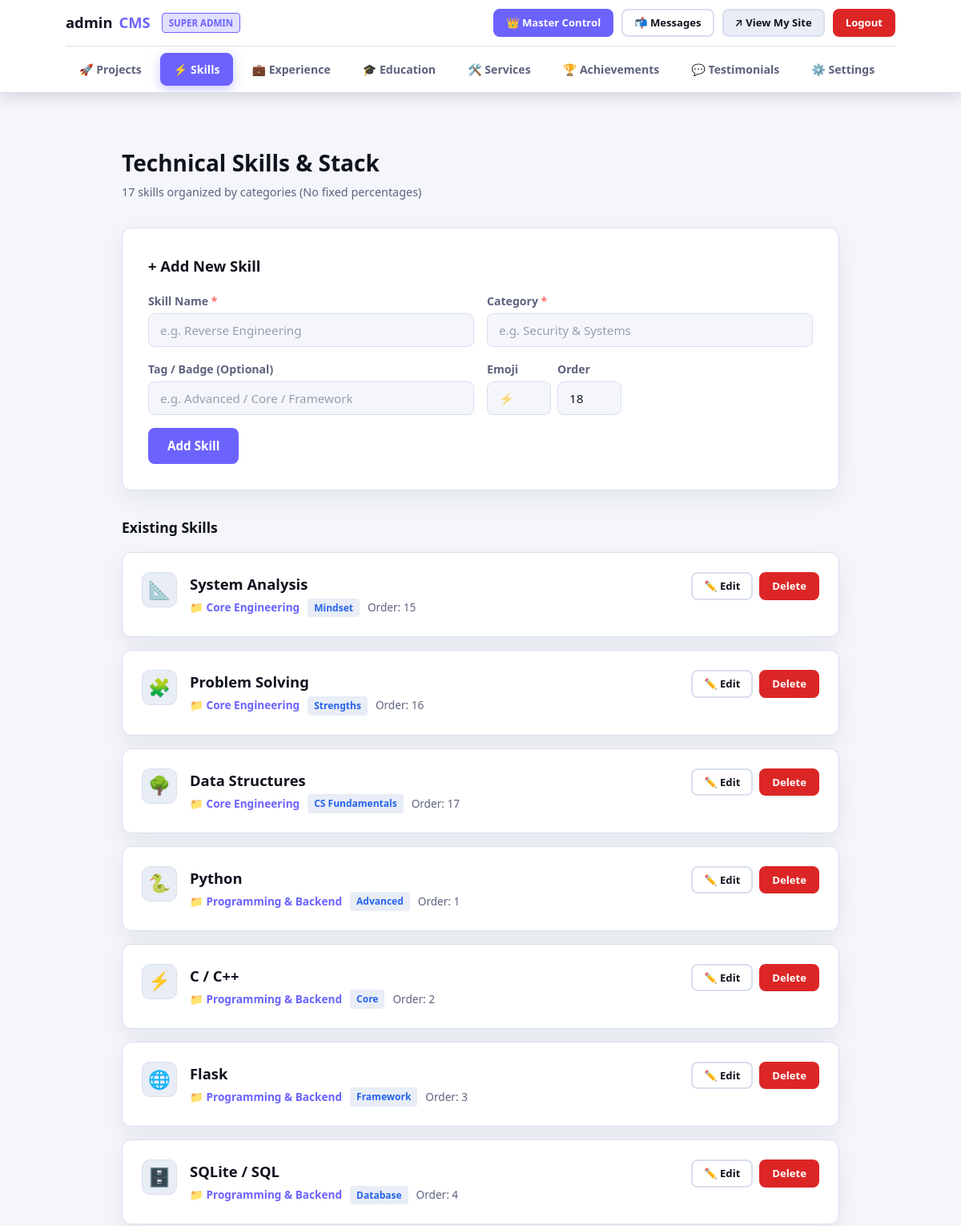
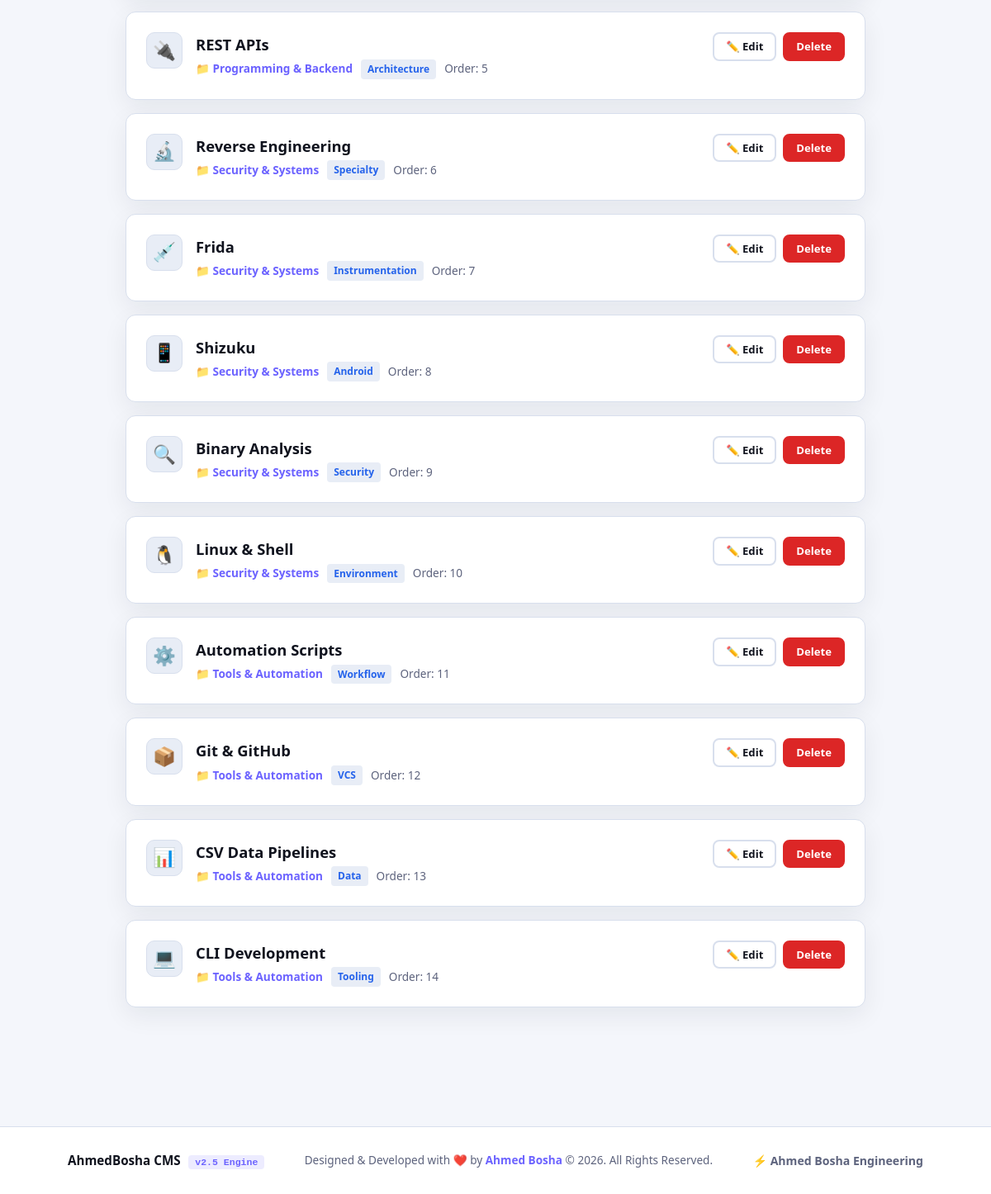
Page /admin/skills (signed in) on the committed database (2 pictures, top to bottom).
### tables this page shows
CREATE TABLE "site_settings" (
                id              INTEGER PRIMARY KEY AUTOINCREMENT,
                user_id         INTEGER DEFAULT 1,
                name            TEXT    DEFAULT 'Ahmed Bosha',
                logo_text       TEXT    DEFAULT 'AhmedBosha',
                site_title      TEXT    DEFAULT 'Ahmed Bosha — Engineering & Software Portfolio',
                greeting        TEXT    DEFAULT 'Hi, I''m',
                tagline         TEXT    DEFAULT 'Engineering Student & Software Developer',
                typing_texts    TEXT    DEFAULT 'Engineering Student,Software Developer,Problem Solver,Automation Enthusiast',
                bio             TEXT    DEFAULT 'Class of 2029. Passionate about automation, system analysis, and reverse engineering. I build tools that turn complex workflows into clean, efficient solutions.',
                footer_text     TEXT    DEFAULT '© 2026 Ahmed Bosha',
                profile_photo   TEXT,
                email           TEXT    DEFAULT 'ahmedbosha2566@gmail.com',
                github_url      TEXT    DEFAULT 'https://github.com/AhmedBosha',
                linkedin_url    TEXT,
                twitter_url     TEXT,
                resume_url      TEXT,
                color_primary   TEXT    DEFAULT '#6c63ff',
                color_accent    TEXT    DEFAULT '#ff6b6b',
                color_bg        TEXT    DEFAULT '#0c0c12',
                color_surface   TEXT    DEFAULT '#161622',
                color_text      TEXT    DEFAULT '#f0f0f8',
                admin_user      TEXT    DEFAULT 'admin',
                admin_pass_hash TEXT,
                theme_name      TEXT    DEFAULT 'default'
            );

CREATE TABLE skills (
            id          INTEGER PRIMARY KEY AUTOINCREMENT,
            name        TEXT    NOT NULL,
            category    TEXT    NOT NULL DEFAULT 'Programming & Backend',
            level_tag   TEXT,
            icon        TEXT,
            sort_order  INTEGER DEFAULT 0
        , user_id INTEGER DEFAULT 1);

### app.py (the view)
@app.route("/admin/skills")
@login_required
def admin_skills():
    user_id = session.get("user_id", 1)
    db = get_db()
    skills = db.execute("SELECT * FROM skills WHERE user_id = ? ORDER BY category ASC, sort_order ASC, id ASC", (user_id,)).fetchall()
    return render_template("admin/skills.html", skills=skills)

### app.py (called while the page is built)
def get_db():
    if "db" not in g:
        g.db = sqlite3.connect(DATABASE, timeout=15.0)
        g.db.row_factory = sqlite3.Row
        g.db.execute("PRAGMA foreign_keys = ON")
        try:
            g.db.execute("PRAGMA journal_mode = WAL")
            g.db.execute("PRAGMA busy_timeout = 5000")
        except Exception:
            pass
    return g.db

def get_settings(user_id=None, db=None):
    if db is None:
        db = get_db()
    if user_id is None:
        user_id = session.get("user_id", 1)
    s = db.execute("SELECT * FROM site_settings WHERE user_id = ?", (user_id,)).fetchone()
    if not s:
        s = db.execute("SELECT * FROM site_settings WHERE user_id = 1 OR id = 1").fetchone()
    return s

@app.context_processor
def inject_globals():
    try:
        user_id = session.get("user_id", 1)
        db = get_db()
        settings = get_settings(user_id=user_id, db=db)
        master_settings = get_settings(user_id=1, db=db)
        unread = db.execute(
            "SELECT COUNT(*) FROM messages WHERE user_id = ? AND is_read = 0", (user_id,)
        ).fetchone()[0]
    except Exception:
        settings = None
        master_settings = None
        unread = 0
    return dict(settings=settings, master_settings=master_settings, unread_count=unread)

def login_required(view):
    @functools.wraps(view)
    def wrapped(**kwargs):
        if not session.get("user_id") and not session.get("admin_logged_in"):
            flash("Please log in to access the dashboard.", "warning")
            return redirect(url_for("admin_login"))
        return view(**kwargs)
    return wrapped

### templates/admin/skills.html (shortened to what this page needs)
{% extends "base.html" %}
{% block body %}
{% set active_tab = 'skills' %}
{% include "admin/nav.html" %}
<main class="admin-main">
    <div class="container" style="max-width:960px;">
        <div class="admin-header">
            <div>
                <h1 class="admin-header__title">Technical Skills &amp; Stack</h1>
                <p class="admin-header__subtitle">{{ skills | length }} skill{{ 's' if skills | length != 1 }} organized by categories (No fixed percentages)</p>
            </div>
        </div>
        <div class="form-card" style="margin-bottom: var(--space-lg);">
            <h3 style="margin-bottom: var(--space-md); font-size: 1.15rem; font-weight: 700;">+ Add New Skill</h3>
            <form method="POST" action="{{ url_for('admin_add_skill') }}">
                <div class="form-row">
                    <div class="form-group" style="flex: 2;">
                        <label class="form-label" for="add_name">Skill Name <span class="required">*</span></label>
                        <input class="form-input" type="text" id="add_name" name="name" placeholder="e.g. Reverse Engineering" required>
                    </div>
                    <div class="form-group" style="flex: 2;">
                        <label class="form-label" for="add_category">Category <span class="required">*</span></label>
                        <input class="form-input" type="text" id="add_category" name="category" placeholder="e.g. Security &amp; Systems" list="category_suggestions" required>
                    </div>
                </div>
                <div class="form-row">
                    <div class="form-group">
                        <label class="form-label" for="add_tag">Tag / Badge (Optional)</label>
                        <input class="form-input" type="text" id="add_tag" name="level_tag" placeholder="e.g. Advanced / Core / Framework">
                    </div>
                    <div class="form-group" style="display: grid; grid-template-columns: 80px 80px; gap: 8px;">
                        <div>
                            <label class="form-label" for="add_icon">Emoji</label>
                            <input class="form-input" type="text" id="add_icon" name="icon" placeholder="⚡">
                        </div>
                        <div>
                            <label class="form-label" for="add_order">Order</label>
                            <input class="form-input" type="number" id="add_order" name="sort_order" value="{{ (skills | length) + 1 }}">
                        </div>
                    </div>
                </div>
                <button type="submit" class="btn btn--primary">Add Skill</button>
            </form>
        </div>
        {% if skills %}
            <h3 style="margin-bottom: var(--space-md); font-size: 1.1rem; font-weight: 700;">Existing Skills</h3>
            {% for skill in skills %}
            <div class="admin-item-card" id="card-skill-{{ skill.id }}">
                <div class="admin-item-card__header">
                    <div class="admin-item-card__info">
                        <div class="admin-item-card__icon">{{ skill.icon or '⚡' }}</div>
                        <div>
                            <h4 class="admin-item-card__title">{{ skill.name }}</h4>
                            <div class="admin-item-card__meta">
                                <span>📁 {{ skill.category }}</span>
                                {% if skill.level_tag %}<span class="link-badge link-badge--blue">{{ skill.level_tag }}</span>{% endif %}
                                <span class="admin-item-card__meta-tag">Order: {{ skill.sort_order }}</span>
                            </div>
                        </div>
                    </div>
                    <div class="admin-item-card__actions">
                        <button type="button" class="btn btn--sm btn--outline" onclick="toggleEdit('edit-skill-{{ skill.id }}')">
                            ✏️ Edit
                        </button>
                        <form method="POST" action="{{ url_for('admin_delete_skill', skill_id=skill.id) }}"
                              style="display:inline;" onsubmit="return confirm('Delete skill &quot;{{ skill.name }}&quot;?');">
                            <button type="submit" class="btn btn--sm btn--danger">Delete</button>
                        </form>
                    </div>
                </div>
            </div>
            {% endfor %}
        {% else %}
        <div class="empty-state">
            <p>No skills added yet. Add your skills above!</p>
        </div>
        {% endif %}
    </div>
</main>
{% include "admin/footer.html" %}
{% endblock %}

### templates/admin/nav.html (shortened to what this page needs)
<nav class="admin-nav">
    <div class="container">
        <div class="admin-nav__top">
            <a href="{{ url_for('admin_dashboard') }}" class="admin-nav__logo">
                {{ session.get('username', 'Portfolio') }}<span class="accent">CMS</span>
                {% if session.get('role') == 'admin' %}
                <span style="font-size: 0.72rem; font-weight: 700; padding: 2px 8px; border-radius: 4px; background: rgba(108, 99, 255, 0.2); color: var(--clr-primary); border: 1px solid var(--clr-primary); margin-left: 6px;">SUPER ADMIN</span>
                {% endif %}
            </a>
            <div class="admin-nav__top-actions">
                {% if session.get('role') == 'admin' %}
                <a href="{{ url_for('super_admin_dashboard') }}" class="btn btn--sm btn--primary">
                    👑 Master Control
                </a>
                {% endif %}
                <a href="{{ url_for('admin_messages') }}" class="btn btn--sm {% if active_tab == 'messages' %}btn--primary{% else %}btn--outline{% endif %}">
                    📬 Messages{% if unread_count %}<span class="badge">{{ unread_count }}</span>{% endif %}
                </a>
                <a href="{% if session.get('username') and session.get('username') != 'admin' %}{{ url_for('user_portfolio', username=session.get('username')) }}{% else %}{{ url_for('index') }}{% endif %}" target="_blank" rel="noopener" class="btn btn--sm btn--dark" title="View Public Portfolio">
                    ↗ View My Site
                </a>
                <a href="{{ url_for('admin_logout') }}" class="btn btn--sm btn--danger" title="Logout">
                    Logout
                </a>
            </div>
        </div>
        <div class="admin-tabs">
            <a href="{{ url_for('admin_dashboard') }}" class="admin-tab {% if active_tab == 'projects' %}active{% endif %}">
                🚀 Projects
            </a>
            <a href="{{ url_for('admin_skills') }}" class="admin-tab {% if active_tab == 'skills' %}active{% endif %}">
                ⚡ Skills
            </a>
            <a href="{{ url_for('admin_experience') }}" class="admin-tab {% if active_tab == 'experience' %}active{% endif %}">
                💼 Experience
            </a>
            <a href="{{ url_for('admin_education') }}" class="admin-tab {% if active_tab == 'education' %}active{% endif %}">
                🎓 Education
            </a>
            <a href="{{ url_for('admin_services') }}" class="admin-tab {% if active_tab == 'services' %}active{% endif %}">
                🛠️ Services
            </a>
            <a href="{{ url_for('admin_achievements') }}" class="admin-tab {% if active_tab == 'achievements' %}active{% endif %}">
                🏆 Achievements
            </a>
            <a href="{{ url_for('admin_testimonials') }}" class="admin-tab {% if active_tab == 'testimonials' %}active{% endif %}">
                💬 Testimonials
            </a>
            <a href="{{ url_for('admin_settings') }}" class="admin-tab {% if active_tab == 'settings' %}active{% endif %}">
                ⚙️ Settings
            </a>
            <a href="{{ url_for('admin_profile') }}" class="admin-tab {% if active_tab == 'profile' %}active{% endif %}">
            </a>
        </div>
    </div>
</nav>

### rows in the picture
site_settings: get "admin"
skills: icon "📐", name "System Analysis", category "Core Engineering", level_tag "Mindset", sort_order "15"
skills: icon "🧩", name "Problem Solving", category "Core Engineering", level_tag "Strengths", sort_order "16"
skills: icon "🌳", name "Data Structures", category "Core Engineering", level_tag "CS Fundamentals", sort_order "17"
skills: icon "🐍", name "Python", category "Programming & Backend", level_tag "Advanced", sort_order "1"
skills: icon "⚡", name "C / C++", category "Programming & Backend", level_tag "Core", sort_order "2"
skills: icon "🌐", name "Flask", category "Programming & Backend", level_tag "Framework", sort_order "3"
skills: icon "🗄️", name "SQLite / SQL", category "Programming & Backend", level_tag "Database", sort_order "4"
skills: icon "🔌", name "REST APIs", category "Programming & Backend", level_tag "Architecture", sort_order "5"
skills: icon "🔬", name "Reverse Engineering", category "Security & Systems", level_tag "Specialty", sort_order "6"
skills: icon "💉", name "Frida", category "Security & Systems", level_tag "Instrumentation", sort_order "7"
skills: icon "📱", name "Shizuku", category "Security & Systems", level_tag "Android", sort_order "8"
skills: icon "🔍", name "Binary Analysis", category "Security & Systems", level_tag "Security", sort_order "9"
skills: icon "🐧", name "Linux & Shell", category "Security & Systems", level_tag "Environment", sort_order "10"
skills: icon "⚙️", name "Automation Scripts", category "Tools & Automation", level_tag "Workflow", sort_order "11"
skills: icon "📦", name "Git & GitHub", category "Tools & Automation", level_tag "VCS", sort_order "12"
skills: icon "📊", name "CSV Data Pipelines", category "Tools & Automation", level_tag "Data", sort_order "13"
skills: icon "💻", name "CLI Development", category "Tools & Automation", level_tag "Tooling", sort_order "14"

### other values in the picture
{{ skills | length }} "17"
{{ 's' if skills | length != 1 }} "s"
